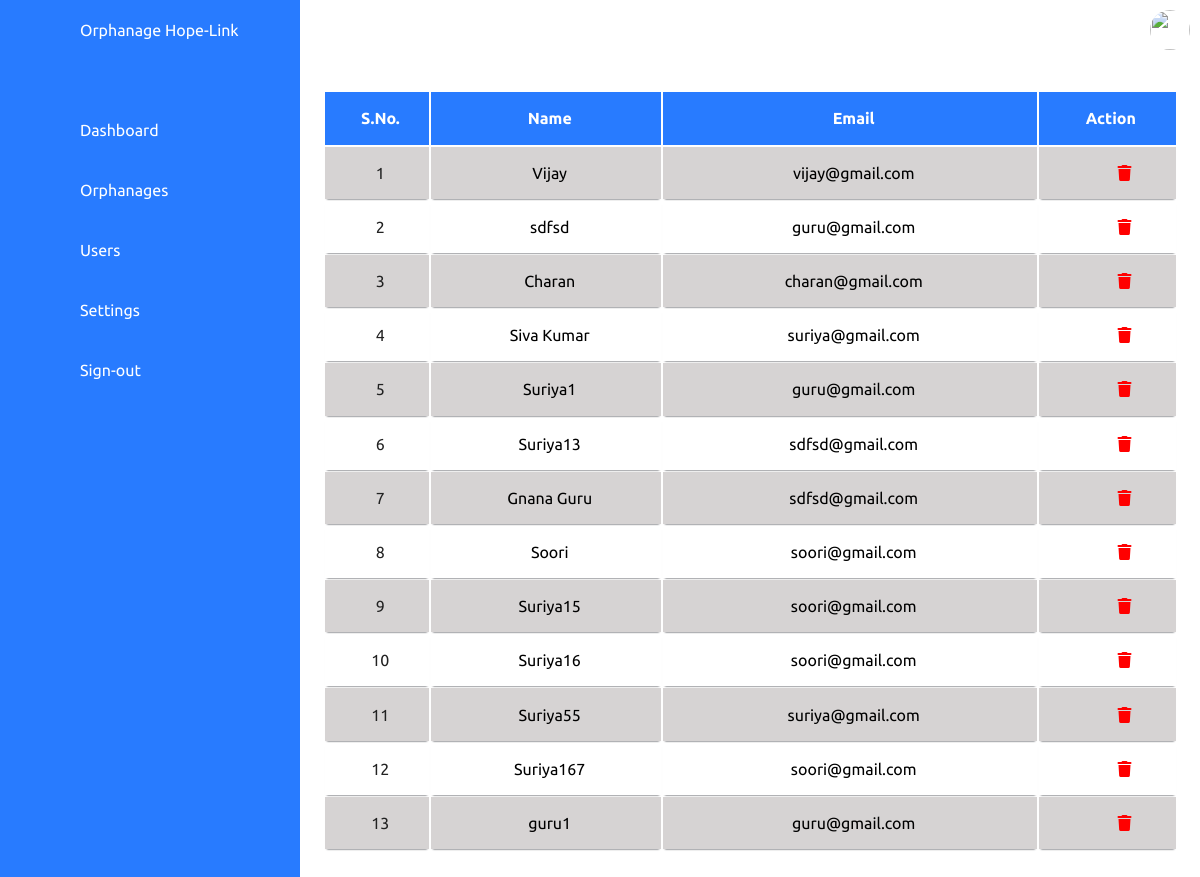
/admin/users.php, run on the app's committed database.
### tables this page shows
CREATE TABLE `user_tbl` (
  `id` int(255) NOT NULL,
  `username` varchar(255) NOT NULL,
  `email` varchar(255) NOT NULL,
  `password` varchar(255) NOT NULL,
  `category` varchar(255) NOT NULL,
  `created_at` timestamp NOT NULL DEFAULT current_timestamp() ON UPDATE current_timestamp()
);

### admin/users.php (the view, shortened to what this page needs)
<?php include '../db-connection.php'; ?>
<!DOCTYPE html>
<html lang="en">
<head>
    <link rel="stylesheet" href="css/dashboard.css">
    <link rel="stylesheet" href="https://cdnjs.cloudflare.com/ajax/libs/font-awesome/6.6.0/css/all.min.css" />
</head>
<body>
    <div class="container">
        <?php include 'base.php'; ?>
         <div class="main">
            <div class="topbar">
                <div class="toggle">
                </div>
                <div class="user">
                    <img src="../assets/images/hand.jpg">
                </div>
            </div>
            <table class="table_container">
                    <thead>
                      <tr>
                        <th><h1>S.No.</h1></th>
                        <th><h1>Name</h1></th>
                        <th><h1>Email</h1></th>
                        <th><h1>Action</h1></th>
                      </tr>
                    </thead>
                    <tbody>
                      <?php
                        $sql = "SELECT * FROM user_tbl";
                        $result = $conn->query($sql);
                        if ($result->num_rows > 0) {
                          $i = 1;
                          while($row = $result->fetch_assoc()) {
                      ?>
                      <tr>
                        <td><?php echo $i++; ?></td>
                        <td><?php echo $row["username"]; ?></td>
                        <td><?php echo $row["email"]; ?></td>
                        <td>
                            <a href="config/deleteRecord.php?table=user_tbl&id=<?php echo $row["id"]; ?>"><i class="fa-solid fa-trash"></i></a>
                        </td>
                      </tr>
                      <?php
                          }
                        }
                          else {
                            echo "0 results";
                          }
                    ?></tbody>
                  </table>
         </div>
    </div>
</body>
</html>

### admin/dashboard.css (style rules this page uses)
* { margin: 0; padding: 0; box-sizing: border-box; font-family: 'ubuntu',sans-serif; }
:root { --blue:#287bff; --white:#fff; --grey:#f5f5f5; --black:#222; --black2:#d6d3d3; }
body { min-width: 100vh; overflow-x: hidden; }
.container { position: relative; width: 100%; }
.main { position: absolute; width: calc(100% - 300px); left: 300px; min-height: 100vh; background: var(--white); transition: .5s; }
.topbar { width: 100%; height: 60px; display: flex; justify-content: space-between; align-items: center; padding: 0 10px; }
.toggle { position: relative; top: 0; width: 60px; height: 60px; display: flex; justify-content: center; align-items: center; font-size: 2.5em; }
.user { position: relative; min-width: 40px; height: 40px; border-radius: 50%; overflow: hidden; cursor: pointer; }
.user img { position: absolute; top: 0; left: 0; width: 100%; height: 100%; }
.table_container th h1 { font-weight: bold; font-size: 1em; text-align: center; color: var(--white); }
.table_container td { font-weight: normal; font-size: 1em; -webkit-box-shadow: 0 2px 2px -2px #0E1119; -moz-box-shadow: 0 2px 2px -2px #0E1119; box-shadow: 0 2px 2px -2px #0E1119; }
.table_container { text-align: left; overflow: hidden; width: 95%; margin: 1.9em auto; display: table; padding: 0 0 8em 0; }
.table_container td, .table_container th { padding-bottom: 2%; padding-top: 2%; padding-left:.8%; text-align: center; }
.table_container tr:nth-child(odd) { background-color: var(--black2); }
.table_container tr:nth-child(even) { background-color: var(--white); }
.table_container th { background-color: var(--blue); color: var(--white); }
.table_container td:first-child { color: var(--black); }
.fa-trash { color: red; margin-left: 1.7em; }

### data on the page
user_tbl: username "Vijay", email "vijay@gmail.com"
user_tbl: username "sdfsd", email "guru@gmail.com"
user_tbl: username "Charan", email "charan@gmail.com"
user_tbl: username "Siva Kumar", email "suriya@gmail.com"
user_tbl: username "Suriya1", email "guru@gmail.com"
user_tbl: username "Suriya13", email "sdfsd@gmail.com"
user_tbl: username "Gnana Guru", email "sdfsd@gmail.com"
user_tbl: username "Soori", email "soori@gmail.com"
user_tbl: username "Suriya15", email "soori@gmail.com"
user_tbl: username "Suriya16", email "soori@gmail.com"
user_tbl: username "Suriya55", email "suriya@gmail.com"
user_tbl: username "Suriya167", email "soori@gmail.com"
user_tbl: username "guru1", email "guru@gmail.com"
